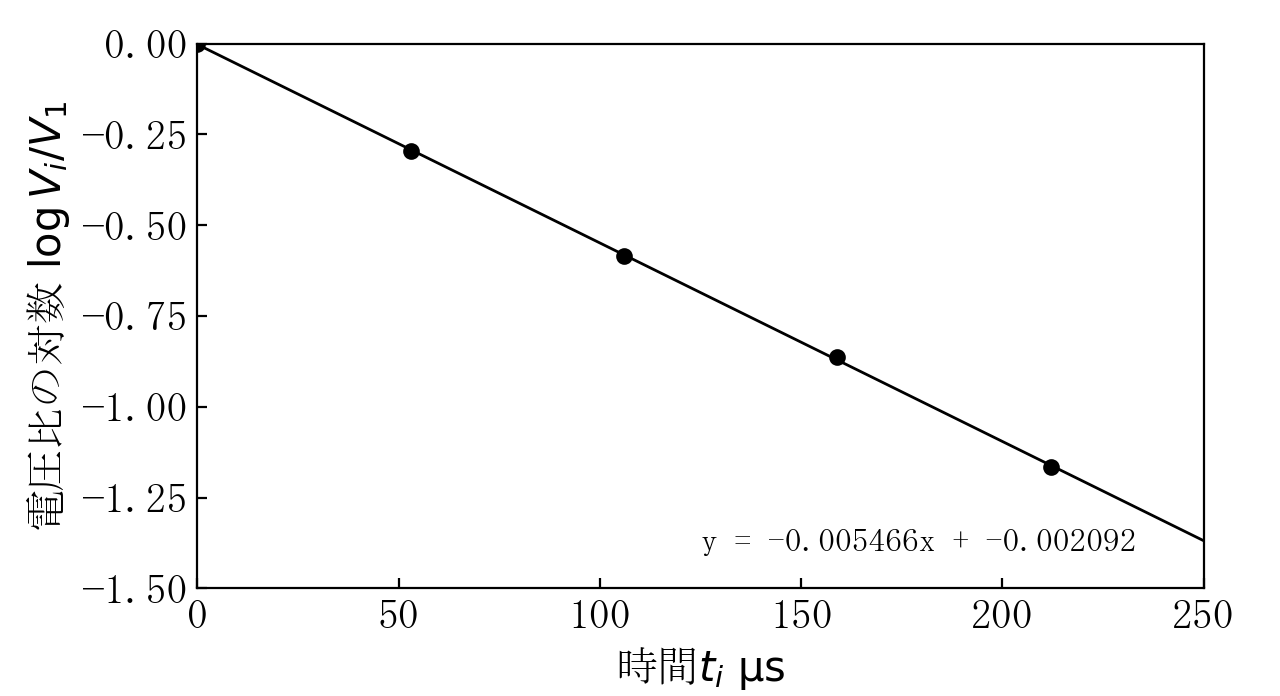

This figure's Python source:
import matplotlib.pyplot as plt
# import matplotlib_fontja
# import pandas as pd
import numpy as np
import math

plt.rcParams["font.family"] = "MS Mincho"
plt.rcParams["font.size"] = 15

plt.rcParams["xtick.direction"] = "in"
plt.rcParams["ytick.direction"] = "in"

plt.rcParams["legend.fancybox"] = False
plt.rcParams["legend.framealpha"] = 1
plt.rcParams["legend.edgecolor"] = "black"
plt.rcParams["legend.markerscale"] = 5
plt.rcParams["lines.linewidth"] = 1
plt.rcParams["lines.linestyle"] = ""
plt.rcParams["lines.marker"] = "."

fig = plt.figure(dpi=200)

x1 = 0
x2 = 250
y1 = -1.5
y2 = 0

plt.xlim(x1, x2)
plt.ylim(y1, y2)

x = np.array([0, 53, 106, 159, 212])
y = np.array([0, -0.295121136, -0.584569259, -0.86332286, -1.164352856])

plt.plot(x, y, markeredgecolor='black', marker='o', markersize=5, color='black')

plt.rcParams["lines.linestyle"] = "-"

slope, intercept = np.polyfit(x, y, 1)
xmin, xmax = plt.xlim()
x_fit = np.array([xmin, xmax])
y_fit = slope * x_fit + intercept
plt.plot(x_fit, y_fit, marker='', color='black')
print(f'最小二乗法による直線 (LSM Line)\ny = {slope:.6f}x + {intercept:.6f}')
plt.text(125, -1.4, f'y = {slope:.6f}x + {intercept:.6f}', fontsize=12)

plt.xlabel(r"時間$t_i\ \mathrm{\mu s}$")
plt.ylabel(r"電圧比の対数$\ \log{V_i/V_1}$")

plt.tight_layout()

plt.show()
